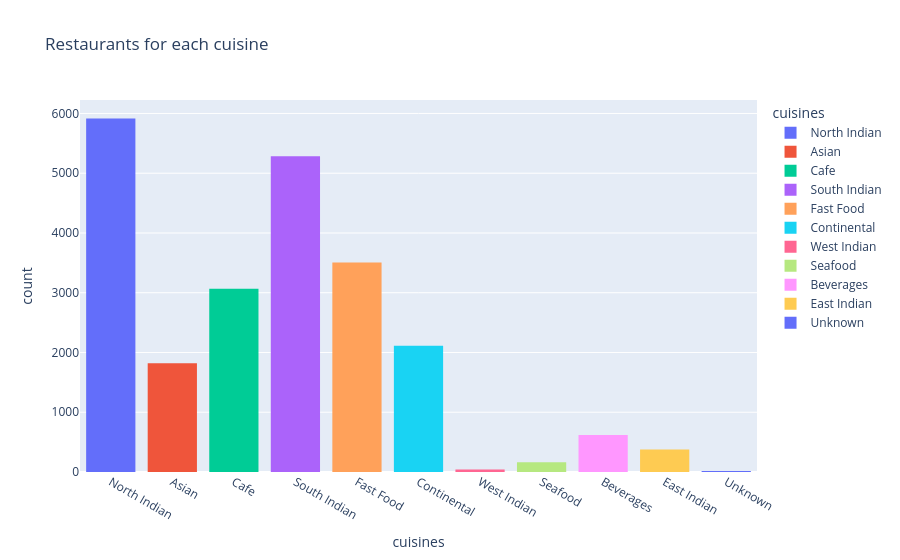

The cell this chart's notebook holds for it:
### Code cell
# 1. How many restaurants are present for each cuisine

fig = px.histogram(
    df, x="cuisines", color="cuisines", title="Restaurants for each cuisine"
)
fig.show()

### Figure 1 — Plotly figure (JSON) as saved in the notebook; plotly's stock layout.template omitted (floating-point values rounded to 4 significant figures; data arrays with more than 128 entries replaced by an {"elided": "..."} marker saying what was removed)
{"data": [{"bingroup": "x", "hovertemplate": "cuisines=%{x}<br>count=%{y}<extra></extra>", "legendgroup": "North Indian", "marker": {"color": "#636efa", "pattern": {"shape": ""}}, "name": "North Indian", "orientation": "v", "showlegend": true, "type": "histogram", "x": {"elided": "5914 str values"}, "xaxis": "x", "yaxis": "y"}, {"bingroup": "x", "hovertemplate": "cuisines=%{x}<br>count=%{y}<extra></extra>", "legendgroup": "Asian", "marker": {"color": "#EF553B", "pattern": {"shape": ""}}, "name": "Asian", "orientation": "v", "showlegend": true, "type": "histogram", "x": {"elided": "1821 str values"}, "xaxis": "x", "yaxis": "y"}, {"bingroup": "x", "hovertemplate": "cuisines=%{x}<br>count=%{y}<extra></extra>", "legendgroup": "Cafe", "marker": {"color": "#00cc96", "pattern": {"shape": ""}}, "name": "Cafe", "orientation": "v", "showlegend": true, "type": "histogram", "x": {"elided": "3067 str values"}, "xaxis": "x", "yaxis": "y"}, {"bingroup": "x", "hovertemplate": "cuisines=%{x}<br>count=%{y}<extra></extra>", "legendgroup": "South Indian", "marker": {"color": "#ab63fa", "pattern": {"shape": ""}}, "name": "South Indian", "orientation": "v", "showlegend": true, "type": "histogram", "x": {"elided": "5283 str values"}, "xaxis": "x", "yaxis": "y"}, {"bingroup": "x", "hovertemplate": "cuisines=%{x}<br>count=%{y}<extra></extra>", "legendgroup": "Fast Food", "marker": {"color": "#FFA15A", "pattern": {"shape": ""}}, "name": "Fast Food", "orientation": "v", "showlegend": true, "type": "histogram", "x": {"elided": "3507 str values"}, "xaxis": "x", "yaxis": "y"}, {"bingroup": "x", "hovertemplate": "cuisines=%{x}<br>count=%{y}<extra></extra>", "legendgroup": "Continental", "marker": {"color": "#19d3f3", "pattern": {"shape": ""}}, "name": "Continental", "orientation": "v", "showlegend": true, "type": "histogram", "x": {"elided": "2111 str values"}, "xaxis": "x", "yaxis": "y"}, {"bingroup": "x", "hovertemplate": "cuisines=%{x}<br>count=%{y}<extra></extra>", "legendgroup": "West Indian", "marker": {"color": "#FF6692", "pattern": {"shape": ""}}, "name": "West Indian", "orientation": "v", "showlegend": true, "type": "histogram", "x": ["West Indian", "West Indian", "West Indian", "West Indian", "West Indian", "West Indian", "West Indian", "West Indian", "West Indian", "West Indian", "West Indian", "West Indian", "West Indian", "West Indian", "West Indian", "West Indian", "West Indian", "West Indian", "West Indian", "West Indian", "West Indian", "West Indian", "West Indian", "West Indian", "West Indian", "West Indian", "West Indian", "West Indian", "West Indian", "West Indian", "West Indian", "West Indian", "West Indian", "West Indian", "West Indian", "West Indian", "West Indian", "West Indian", "West Indian", "West Indian", "West Indian", "West Indian"], "xaxis": "x", "yaxis": "y"}, {"bingroup": "x", "hovertemplate": "cuisines=%{x}<br>count=%{y}<extra></extra>", "legendgroup": "Seafood", "marker": {"color": "#B6E880", "pattern": {"shape": ""}}, "name": "Seafood", "orientation": "v", "showlegend": true, "type": "histogram", "x": {"elided": "162 str values"}, "xaxis": "x", "yaxis": "y"}, {"bingroup": "x", "hovertemplate": "cuisines=%{x}<br>count=%{y}<extra></extra>", "legendgroup": "Beverages", "marker": {"color": "#FF97FF", "pattern": {"shape": ""}}, "name": "Beverages", "orientation": "v", "showlegend": true, "type": "histogram", "x": {"elided": "618 str values"}, "xaxis": "x", "yaxis": "y"}, {"bingroup": "x", "hovertemplate": "cuisines=%{x}<br>count=%{y}<extra></extra>", "legendgroup": "East Indian", "marker": {"color": "#FECB52", "pattern": {"shape": ""}}, "name": "East Indian", "orientation": "v", "showlegend": true, "type": "histogram", "x": {"elided": "376 str values"}, "xaxis": "x", "yaxis": "y"}, {"bingroup": "x", "hovertemplate": "cuisines=%{x}<br>count=%{y}<extra></extra>", "legendgroup": "Unknown", "marker": {"color": "#636efa", "pattern": {"shape": ""}}, "name": "Unknown", "orientation": "v", "showlegend": true, "type": "histogram", "x": ["Unknown", "Unknown", "Unknown", "Unknown", "Unknown", "Unknown", "Unknown", "Unknown", "Unknown", "Unknown", "Unknown", "Unknown", "Unknown", "Unknown", "Unknown", "Unknown"], "xaxis": "x", "yaxis": "y"}], "layout": {"barmode": "relative", "legend": {"title": {"text": "cuisines"}, "tracegroupgap": 0}, "title": {"text": "Restaurants for each cuisine"}, "xaxis": {"anchor": "y", "categoryarray": ["North Indian", "Asian", "Cafe", "South Indian", "Fast Food", "Continental", "West Indian", "Seafood", "Beverages", "East Indian", "Unknown"], "categoryorder": "array", "domain": [0, 1], "title": {"text": "cuisines"}}, "yaxis": {"anchor": "x", "domain": [0, 1], "title": {"text": "count"}}}}
